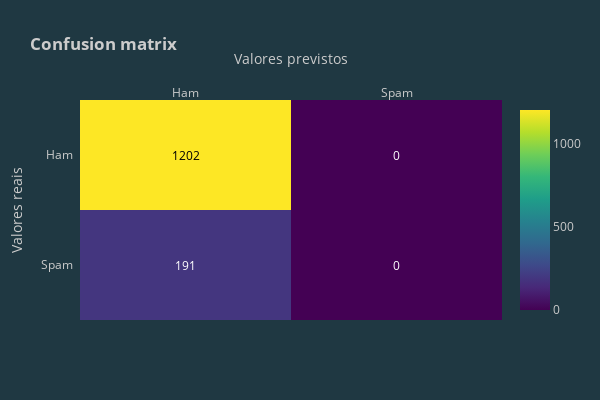

Notebook code cell kept with this figure:
### Markdown cell above
##### 5.1) Naive Bayes

Em estatística, os classificadores Naive Bayes são uma família de "classificadores probabilísticos" simples baseados na aplicação do teorema de Bayes com suposições de independência fortes (ingênuas) entre os recursos. Eles estão entre os modelos de rede bayesiana mais simples, mas juntamente com a estimativa de densidade do kernel, eles podem atingir níveis de precisão mais altos.<br/>

Os classificadores Naive Bayes são altamente escaláveis, exigindo uma série de parâmetros lineares no número de variáveis (características/preditores) em um problema de aprendizado. O treinamento de probabilidade máxima pode ser feito avaliando uma expressão de forma fechada, que leva tempo linear, em vez de uma aproximação iterativa cara, como usada para muitos outros tipos de classificadores.

### Code cell
# Create o modelo Multinomial Naive Bayes
nb = MultinomialNB()

# Treinamento do modelo
nb.fit(x_train_tfidf, y_train)

# Realização das previsões
y_pred_class = nb.predict(x_test_dtm)
y_pred_prob = nb.predict_proba(x_test_dtm)[:, 1]

#Visualizando os resultados
resultadosNB = round(metrics.accuracy_score(y_test, y_pred_class) * 100, 2)
print('Os dados de treinos obtiveram a acurácia de: {}%'.format(resultadosNB))

# Calculate AUC
print('Visualizando a métrica AUC: {}'.format(round(metrics.roc_auc_score(y_test, y_pred_prob), 2)))

#Salvando resultado
resultado = {
    'MÉTODO': 'Naive Bayes Pipeline',
    'ACURÁCIA': resultadosNB
}
lista_resultados.append(resultado)

conf_matrix(metrics.confusion_matrix(y_test, y_pred_class))

### Figure 1 — Plotly figure (JSON) as saved in the notebook; plotly's stock layout.template omitted (floating-point values rounded to 4 significant figures)
{"data": [{"colorscale": [[0, "#440154"], [0.1111, "#482878"], [0.2222, "#3e4989"], [0.3333, "#31688e"], [0.4444, "#26828e"], [0.5556, "#1f9e89"], [0.6667, "#35b779"], [0.7778, "#6ece58"], [0.8889, "#b5de2b"], [1, "#fde725"]], "reversescale": false, "showscale": true, "type": "heatmap", "x": ["Ham", "Spam"], "y": ["Spam", "Ham"], "z": [[191, 0], [1202, 0]]}], "layout": {"annotations": [{"font": {"color": "#FFFFFF"}, "showarrow": false, "text": "191", "x": "Ham", "xref": "x", "y": "Spam", "yref": "y"}, {"font": {"color": "#FFFFFF"}, "showarrow": false, "text": "0", "x": "Spam", "xref": "x", "y": "Spam", "yref": "y"}, {"font": {"color": "#000000"}, "showarrow": false, "text": "1202", "x": "Ham", "xref": "x", "y": "Ham", "yref": "y"}, {"font": {"color": "#FFFFFF"}, "showarrow": false, "text": "0", "x": "Spam", "xref": "x", "y": "Ham", "yref": "y"}], "height": 400, "title": {"text": "<b>Confusion matrix</b>"}, "width": 600, "xaxis": {"dtick": 1, "gridcolor": "rgb(0, 0, 0)", "side": "top", "ticks": "", "title": {"text": "Valores previstos"}}, "yaxis": {"dtick": 1, "ticks": "", "ticksuffix": "  ", "title": {"text": "Valores reais"}}}}
